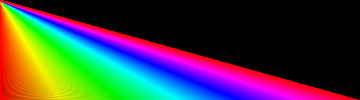
Frame 1 (no input)
Frame 60 (the mouse pressed at the canvas centre just before this capture): identical to frame 1, image omitted
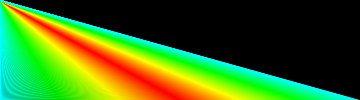
Frame 120 (the mouse held since frame 60 and released just before this capture)

The Processing sketch that drew these frames (run headless with seeded random() and noise(); from frame 60 on, the mouse is pressed at the canvas centre):

// Processing sketch: task4B
// ── task4B.pde

void setup() {
  size(360, 100);
  noStroke();
  colorMode(HSB,360,100,100);
}
void draw() {
  background(0);
  for (int i = 0; i < width; i ++) {
    stroke(abs(mouseX - i),100,100);
    line(0,0,i,height);
  }
}
